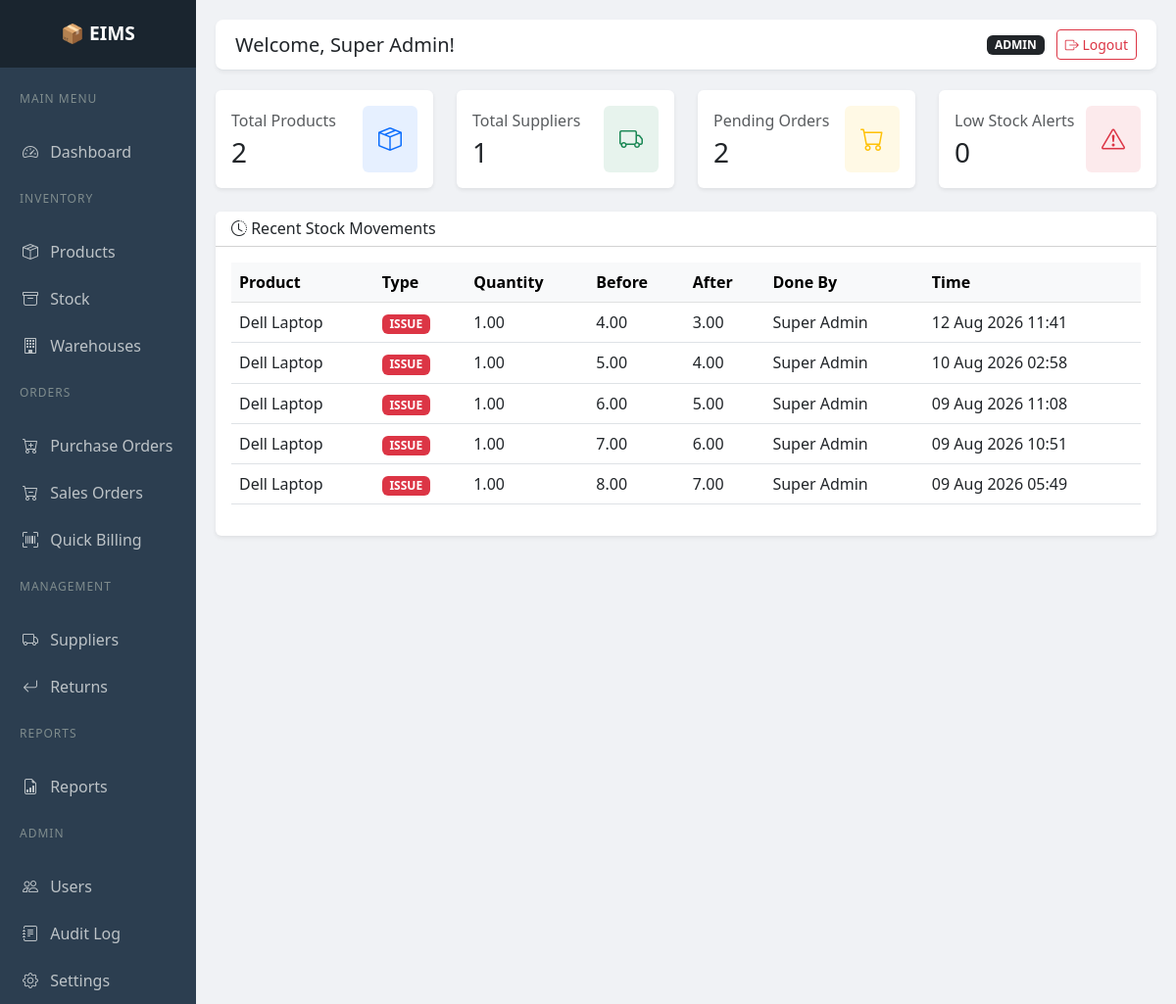
/index.php (signed in), run on the app's committed database.
### tables this page shows
CREATE TABLE `movement_records` (
  `movement_id` int(11) NOT NULL,
  `product_id` int(11) NOT NULL,
  `from_location_id` int(11) DEFAULT NULL,
  `to_location_id` int(11) DEFAULT NULL,
  `movement_type` enum('RECEIPT','ISSUE','TRANSFER','ADJUSTMENT','RESTOCK') NOT NULL,
  `quantity` decimal(10,2) NOT NULL,
  `qty_before` decimal(10,2) NOT NULL,
  `qty_after` decimal(10,2) NOT NULL,
  `reference_type` varchar(50) DEFAULT NULL,
  `reference_id` int(11) DEFAULT NULL,
  `notes` text DEFAULT NULL,
  `performed_by` int(11) NOT NULL,
  `occurred_at` timestamp NOT NULL DEFAULT current_timestamp()
);

CREATE TABLE `products` (
  `product_id` int(11) NOT NULL,
  `name` varchar(255) NOT NULL,
  `sku` varchar(100) NOT NULL,
  `description` text DEFAULT NULL,
  `category_id` int(11) NOT NULL,
  `unit_of_measure` varchar(50) DEFAULT 'EACH',
  `reorder_point` decimal(10,2) DEFAULT 0.00,
  `safety_stock` decimal(10,2) DEFAULT 0.00,
  `cost_price` decimal(10,2) NOT NULL,
  `selling_price` decimal(10,2) NOT NULL,
  `status` enum('ACTIVE','DISCONTINUED') DEFAULT 'ACTIVE',
  `created_by` int(11) NOT NULL,
  `created_at` timestamp NOT NULL DEFAULT current_timestamp()
);

CREATE TABLE `users` (
  `user_id` int(11) NOT NULL,
  `full_name` varchar(100) NOT NULL,
  `email` varchar(100) NOT NULL,
  `password` varchar(255) NOT NULL,
  `role` enum('ADMIN','MANAGER','STAFF','VIEWER') NOT NULL,
  `status` enum('ACTIVE','INACTIVE') DEFAULT 'ACTIVE',
  `created_at` timestamp NOT NULL DEFAULT current_timestamp(),
  `last_login_at` datetime DEFAULT NULL
);

### index.php (the view, shortened to what this page needs)
<?php
require_once 'includes/header.php';
$conn = getConnection();
$products_result = mysqli_query($conn, "SELECT COUNT(*) as total FROM products WHERE status='ACTIVE'");
$products_row = mysqli_fetch_assoc($products_result);
$total_products = $products_row['total'];
$suppliers_result = mysqli_query($conn, "SELECT COUNT(*) as total FROM suppliers");
$suppliers_row = mysqli_fetch_assoc($suppliers_result);
$total_suppliers = $suppliers_row['total'];
$po_result = mysqli_query($conn, "SELECT COUNT(*) as total FROM purchase_orders WHERE status IN ('DRAFT','SENT','CONFIRMED','PARTIALLY_RECEIVED')");
$po_row = mysqli_fetch_assoc($po_result);
$pending_po = $po_row['total'];
$so_result = mysqli_query($conn, "SELECT COUNT(*) as total FROM sales_orders WHERE status IN ('DRAFT','CONFIRMED','PICKING')");
$so_row = mysqli_fetch_assoc($so_result);
$pending_so = $so_row['total'];
$alerts_result = mysqli_query($conn, "SELECT COUNT(*) as total FROM reorder_alerts WHERE alert_status='ACTIVE'");
$alerts_row = mysqli_fetch_assoc($alerts_result);
$total_alerts = $alerts_row['total'];
$movements_result = mysqli_query($conn, "SELECT m.*, p.name as product_name, u.full_name as user_name FROM movement_records m JOIN products p ON m.product_id = p.product_id JOIN users u ON m.performed_by = u.user_id ORDER BY m.occurred_at DESC LIMIT 5");
?>
<div class="row mb-4">
    <div class="col-md-3">
        <div class="card border-0 shadow-sm">
            <div class="card-body">
                <div class="d-flex justify-content-between align-items-center">
                    <div>
                        <p class="text-muted mb-1">Total Products</p>
                        <h3 class="mb-0"><?php echo $total_products; ?></h3>
                    </div>
                    <div class="bg-primary bg-opacity-10 p-3 rounded">
                        <i class="bi bi-box-seam text-primary fs-4"></i>
                    </div>
                </div>
            </div>
        </div>
    </div>
    <div class="col-md-3">
        <div class="card border-0 shadow-sm">
            <div class="card-body">
                <div class="d-flex justify-content-between align-items-center">
                    <div>
                        <p class="text-muted mb-1">Total Suppliers</p>
                        <h3 class="mb-0"><?php echo $total_suppliers; ?></h3>
                    </div>
                    <div class="bg-success bg-opacity-10 p-3 rounded">
                        <i class="bi bi-truck text-success fs-4"></i>
                    </div>
                </div>
            </div>
        </div>
    </div>
    <div class="col-md-3">
        <div class="card border-0 shadow-sm">
            <div class="card-body">
                <div class="d-flex justify-content-between align-items-center">
                    <div>
                        <p class="text-muted mb-1">Pending Orders</p>
                        <h3 class="mb-0"><?php echo $pending_po + $pending_so; ?></h3>
                    </div>
                    <div class="bg-warning bg-opacity-10 p-3 rounded">
                        <i class="bi bi-cart text-warning fs-4"></i>
                    </div>
                </div>
            </div>
        </div>
    </div>
    <div class="col-md-3">
        <div class="card border-0 shadow-sm">
            <div class="card-body">
                <div class="d-flex justify-content-between align-items-center">
                    <div>
                        <p class="text-muted mb-1">Low Stock Alerts</p>
                        <h3 class="mb-0 <?php echo $total_alerts > 0 ? 'text-danger' : ''; ?>">
                            <?php echo $total_alerts; ?>
                        </h3>
                    </div>
                    <div class="bg-danger bg-opacity-10 p-3 rounded">
                        <i class="bi bi-exclamation-triangle text-danger fs-4"></i>
                    </div>
                </div>
            </div>
        </div>
    </div>
</div>
<div class="row">
    <div class="col-md-12">
        <div class="card border-0 shadow-sm">
            <div class="card-header bg-white">
                <h6 class="mb-0">
                    <i class="bi bi-clock-history"></i>
                    Recent Stock Movements
                </h6>
            </div>
            <div class="card-body">
                <table class="table table-hover">
                    <thead class="table-light">
                        <tr>
                            <th>Product</th>
                            <th>Type</th>
                            <th>Quantity</th>
                            <th>Before</th>
                            <th>After</th>
                            <th>Done By</th>
                            <th>Time</th>
                        </tr>
                    </thead>
                    <tbody>
                        <?php if(mysqli_num_rows($movements_result) > 0): ?>
                            <?php while($row = mysqli_fetch_assoc($movements_result)): ?>
                            <tr>
                                <td><?php echo $row['product_name']; ?></td>
                                <td>
                                    <?php
                                    $badges = [
                                        'RECEIPT' => 'success',
                                        'ISSUE' => 'danger',
                                        'TRANSFER' => 'info',
                                        'ADJUSTMENT' => 'warning',
                                        'RESTOCK' => 'primary'
                                    ];
                                    $badge = $badges[$row['movement_type']] ?? 'secondary';
                                    ?>
                                    <span class="badge bg-<?php echo $badge; ?>">
                                        <?php echo $row['movement_type']; ?>
                                    </span>
                                </td>
                                <td><?php echo $row['quantity']; ?></td>
                                <td><?php echo $row['qty_before']; ?></td>
                                <td><?php echo $row['qty_after']; ?></td>
                                <td><?php echo $row['user_name']; ?></td>
                                <td><?php echo date('d M Y H:i', strtotime($row['occurred_at'])); ?></td>
                            </tr>
                            <?php endwhile; ?>
                        <?php endif; ?>
                    </tbody>
                </table>
            </div>
        </div>
    </div>
</div>
<?php require_once 'includes/footer.php'; ?>

### header.php (shortened to what this page needs)
<!DOCTYPE html>
<html lang="en">
<head>
    <link href="https://cdn.jsdelivr.net/npm/bootstrap@5.3.0/dist/css/bootstrap.min.css" rel="stylesheet">
    <link href="https://cdn.jsdelivr.net/npm/bootstrap-icons@1.11.0/font/bootstrap-icons.css" rel="stylesheet">
</head>
<body>
<div class="container-fluid">
    <div class="row">
        <div class="col-md-2 sidebar p-0">
            <div class="sidebar-brand">
                📦 EIMS
            </div>
            <nav class="nav flex-column mt-2">
                <p class="sidebar-heading">Main Menu</p>
                <a href="<?php echo BASE_URL; ?>index.php" class="nav-link">
                    <i class="bi bi-speedometer2"></i> Dashboard
                </a>
                <p class="sidebar-heading">Inventory</p>
                <a href="<?php echo BASE_URL; ?>modules/products/index.php" class="nav-link">
                    <i class="bi bi-box-seam"></i> Products
                </a>
                <a href="<?php echo BASE_URL; ?>modules/inventory/index.php" class="nav-link">
                    <i class="bi bi-archive"></i> Stock
                </a>
                <a href="<?php echo BASE_URL; ?>modules/warehouses/index.php" class="nav-link">
                    <i class="bi bi-building"></i> Warehouses
                </a>
                <p class="sidebar-heading">Orders</p>
                <a href="<?php echo BASE_URL; ?>modules/purchase_orders/index.php" class="nav-link">
                    <i class="bi bi-cart-plus"></i> Purchase Orders
                </a>
                <a href="<?php echo BASE_URL; ?>modules/sales_orders/index.php" class="nav-link">
                    <i class="bi bi-cart-dash"></i> Sales Orders
                </a>
                <a href="<?php echo BASE_URL; ?>modules/sales_orders/quick_bill.php" class="nav-link"> <i class="bi bi-upc-scan"></i> Quick Billing </a>
                <p class="sidebar-heading">Management</p>
                <a href="<?php echo BASE_URL; ?>modules/suppliers/index.php" class="nav-link">
                    <i class="bi bi-truck"></i> Suppliers
                </a>
                <a href="<?php echo BASE_URL; ?>modules/returns/index.php" class="nav-link">
                    <i class="bi bi-arrow-return-left"></i> Returns
                </a>
                <p class="sidebar-heading">Reports</p>
                <a href="<?php echo BASE_URL; ?>modules/reports/index.php" class="nav-link">
                    <i class="bi bi-file-earmark-bar-graph"></i> Reports
                </a>
                <?php if($_SESSION['role'] == 'ADMIN'): ?>
                <p class="sidebar-heading">Admin</p>
                <a href="<?php echo BASE_URL; ?>modules/admin/users.php" class="nav-link">
                    <i class="bi bi-people"></i> Users
                </a>
                <a href="<?php echo BASE_URL; ?>modules/admin/audit.php" class="nav-link">
                    <i class="bi bi-journal-text"></i> Audit Log
                </a>
                <a href="<?php echo BASE_URL; ?>modules/admin/settings.php" class="nav-link">
                    <i class="bi bi-gear"></i> Settings
                </a>
                <?php endif; ?>
            </nav>
        </div>
        <div class="col-md-10 main-content">
            <div class="topbar d-flex justify-content-between align-items-center">
                <h5 class="mb-0">Welcome, <?php echo $_SESSION['full_name']; ?>!</h5>
                <div>
                    <span class="badge bg-dark me-2">
                        <?php echo $_SESSION['role']; ?>
                    </span>
                    <a href="<?php echo BASE_URL; ?>logout.php" class="btn btn-sm btn-outline-danger">
                        <i class="bi bi-box-arrow-right"></i> Logout
                    </a>
                </div>
            </div>

### footer.php (shortened to what this page needs)
</div>
    </div>
</div>
</body>
</html>

### header.php (style rules this page uses)
body { background-color: #f0f2f5; }
.sidebar { min-height: 100vh; background-color: #2c3e50; padding: 0; }
.sidebar-brand { padding: 20px; background-color: #1a252f; color: white; text-align: center; font-size: 1.2rem; font-weight: bold; }
.sidebar .nav-link { color: #bdc3c7; padding: 12px 20px; border-left: 3px solid transparent; }
.sidebar .nav-link i { margin-right: 8px; }
.sidebar-heading { color: #7f8c8d; font-size: 0.75rem; padding: 15px 20px 5px; text-transform: uppercase; letter-spacing: 1px; }
.main-content { padding: 20px; }
.topbar { background-color: white; padding: 10px 20px; border-bottom: 1px solid #dee2e6; margin-bottom: 20px; border-radius: 8px; box-shadow: 0 2px 4px rgba(0,0,0,0.05); }

### data on the page
movement_records: product.name "Dell Laptop", movement_type "ISSUE", quantity "1.00", qty_before "4.00", qty_after "3.00", performed_by.full_name "Super Admin", occurred_at "12 Aug 2026 11:41"
movement_records: product.name "Dell Laptop", movement_type "ISSUE", quantity "1.00", qty_before "5.00", qty_after "4.00", performed_by.full_name "Super Admin", occurred_at "10 Aug 2026 02:58"
movement_records: product.name "Dell Laptop", movement_type "ISSUE", quantity "1.00", qty_before "6.00", qty_after "5.00", performed_by.full_name "Super Admin", occurred_at "09 Aug 2026 11:08"
movement_records: product.name "Dell Laptop", movement_type "ISSUE", quantity "1.00", qty_before "7.00", qty_after "6.00", performed_by.full_name "Super Admin", occurred_at "09 Aug 2026 10:51"
movement_records: product.name "Dell Laptop", movement_type "ISSUE", quantity "1.00", qty_before "8.00", qty_after "7.00", performed_by.full_name "Super Admin", occurred_at "09 Aug 2026 05:49"

### other printed values
$_SESSION['full_name'] "Super Admin"
$_SESSION['role'] "ADMIN"
$total_products "2"
$total_suppliers "1"
$pending_po + $pending_so "2"
$total_alerts "0"
